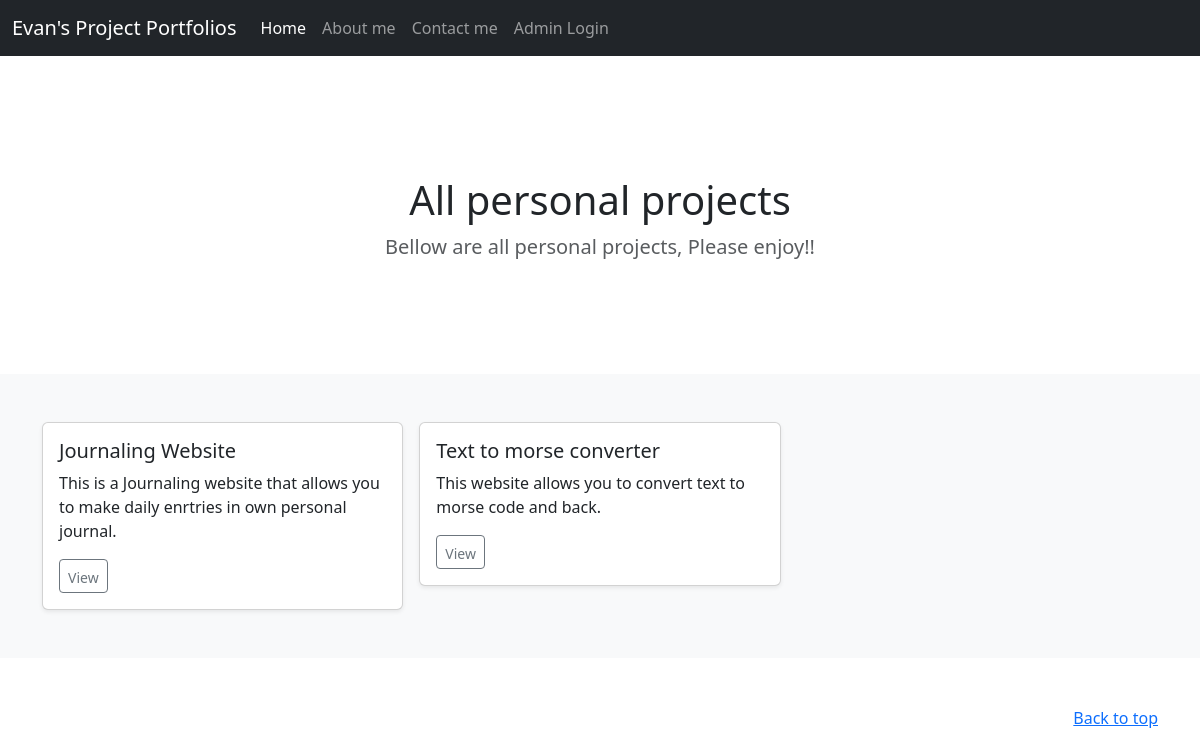
Page /projects on the earlier database version.
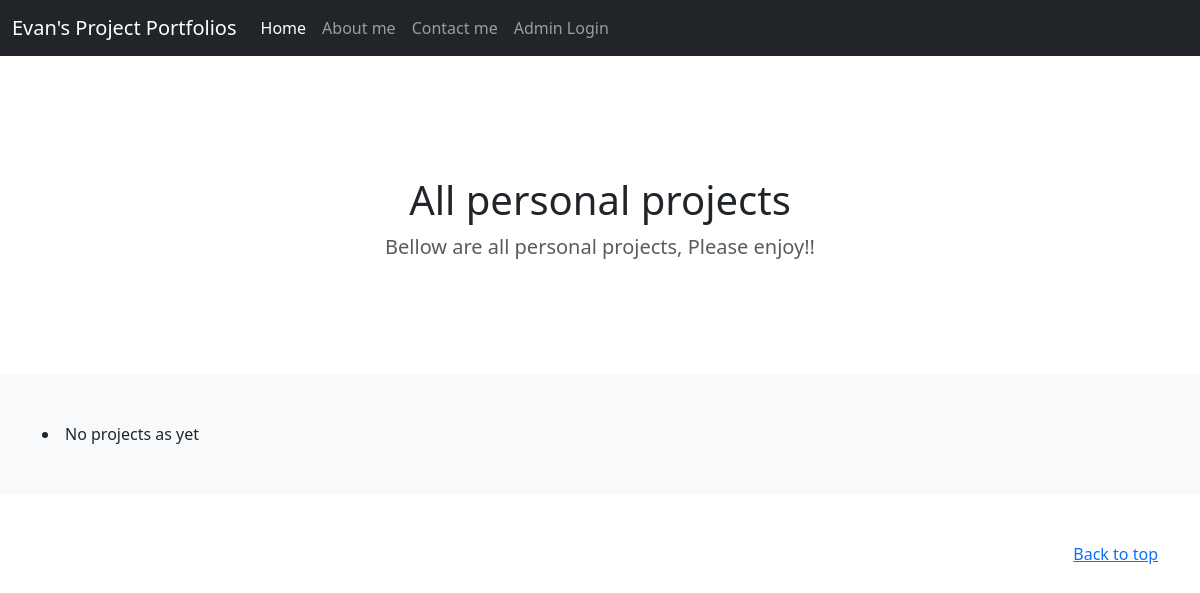
Same page on the later database version.
### main.py (models this page shows)
class Projects(db.Model):
    id:Mapped[int] = mapped_column(Integer, primary_key= True)
    project_name:Mapped[str] = mapped_column(String(120), nullable= False)
    image:Mapped[str] = mapped_column(String(120), nullable= False)
    url:Mapped[str] = mapped_column(String(120), nullable= False)
    description:Mapped[str] = mapped_column(String(120), nullable= False)

### main.py (the view)
@app.route('/projects', methods = ['GET', 'POST'])
def projects():
    data = db.session.execute(db.select(Projects).order_by(Projects.id)).scalars().all()
    return render_template('projects.html', project_data = data)

### templates/projects.html (shortened to what this page needs)
{% extends 'base.html' %}
{% block content %}
<main>
    <section class="py-5 text-center container">
        <div class="row py-lg-5">
            <div class="col-lg-6 col-md-8 mx-auto"><h1 class="fw-light"><font dir="auto"
                                                                              style="vertical-align: inherit;"><font
                    dir="auto" style="vertical-align: inherit;">All personal projects</font></font></h1>
                <p class="lead text-body-secondary"><font dir="auto" style="vertical-align: inherit;"><font dir="auto" style="vertical-align: inherit;">Bellow are all personal projects, Please enjoy!!
                    </font></font></p>
        </div>
    </section>
    <div class="album py-5 bg-body-tertiary">
        <div class="container">
            <div class="row row-cols-1 row-cols-sm-2 row-cols-md-3 g-3">
                {% for project in project_data %}
                <div class="col">
                    <div class="card shadow-sm">
                        <div class="card-body">
                            <h5 class="card-title">{{ project.project_name }}</h5>
                            <p class="card-text"><font dir="auto"
                                                                          style="vertical-align: inherit;"><font
                                dir="auto" style="vertical-align: inherit;">{{project.description}}</font></font></p>
                            <div class="d-flex justify-content-between align-items-center">
                                <div class="btn-group">
                                    <a href="{{ project.url }}"><button type="button" class="btn btn-sm btn-outline-secondary"
                                            fdprocessedid="xo3b4r"><font dir="auto"
                                                                         style="vertical-align: inherit;"><font
                                            dir="auto" style="vertical-align: inherit;">View</font></font></button></a>
                                </div>
                            </div>
                        </div>
                    </div>
                </div>
                {% else %}
                <li>No projects as yet</li>
                {% endfor %}
            </div>
        </div>
    </div>
</main>
<footer class="text-body-secondary py-5">
    <div class="container"><p class="float-end mb-1"><a href="#"><font dir="auto" style="vertical-align: inherit;"><font
            dir="auto" style="vertical-align: inherit;">Back to top</font></font></a></p>
    </div>
</footer>
{% endblock %}

### templates/base.html (shortened to what this page needs)
<!DOCTYPE html>
<html lang="en">
<head>
    <link rel="stylesheet" href="{{ url_for('static', filename='style.css') }}">
    <link href="https://cdn.jsdelivr.net/npm/bootstrap@5.3.8/dist/css/bootstrap.min.css" rel="stylesheet"
>
</head>
<body>
<nav class="navbar navbar-expand-md navbar-dark bg-dark mb-4">
    <div class="container-fluid"><a class="navbar-brand" href="{{ url_for('home') }}">Evan's Project Portfolios</a>
        <div class="collapse navbar-collapse" id="navbarCollapse">
            <ul class="navbar-nav me-auto mb-2 mb-md-0">
                <li class="nav-item"><a class="nav-link active" aria-current="page" href="{{ url_for('home') }}">Home</a></li>
                <li class="nav-item"><a class="nav-link" href="{{ url_for('about_me') }}">About me</a></li>
                <li class="nav-item"><a class="nav-link" href="{{ url_for('contact_me') }}">Contact me</a></li>
                {% if current_user.is_authenticated %}
                <li class="nav-item"><a class="nav-link" href="{{ url_for('logout') }}">      Logout</a></li>
                {% else %}
                <li class="nav-item"><a class="nav-link" href="{{ url_for('login') }}">      Admin Login</a></li>
                {% endif %}
            </ul>
        </div>
    </div>
</nav>
{% block content %}{% endblock %}
</body>
</html>

Differences in the rows shown:
removed Projects: project_name "Journaling Website", description "This is a Journaling website that allows you to make daily enrtries in own personal journal."
removed Projects: project_name "Text to morse converter", description "This website allows you to convert text to morse code and back."
Other differences:
text now shown: "No projects as yet"
